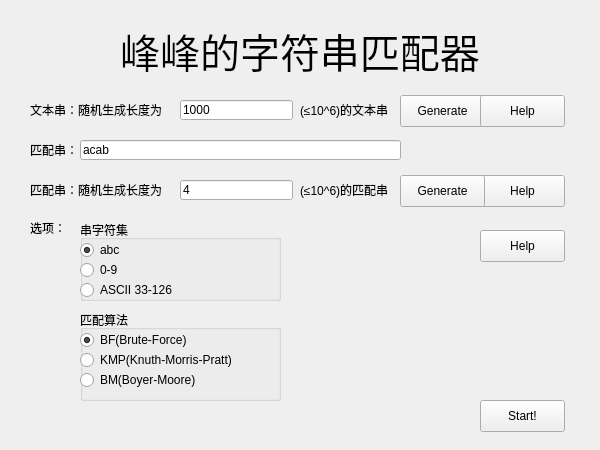
<?xml version="1.0" encoding="UTF-8"?>
<ui version="4.0">
 <class>MainWindow</class>
 <widget class="QMainWindow" name="MainWindow">
  <property name="geometry">
   <rect>
    <x>0</x>
    <y>0</y>
    <width>600</width>
    <height>450</height>
   </rect>
  </property>
  <property name="sizePolicy">
   <sizepolicy hsizetype="Fixed" vsizetype="Fixed">
    <horstretch>0</horstretch>
    <verstretch>0</verstretch>
   </sizepolicy>
  </property>
  <property name="windowTitle">
   <string>MainWindow</string>
  </property>
  <widget class="QWidget" name="centralWidget">
   <widget class="QLabel" name="label">
    <property name="geometry">
     <rect>
      <x>100</x>
      <y>0</y>
      <width>400</width>
      <height>100</height>
     </rect>
    </property>
    <property name="font">
     <font>
      <pointsize>30</pointsize>
     </font>
    </property>
    <property name="text">
     <string>峰峰的字符串匹配器</string>
    </property>
    <property name="alignment">
     <set>Qt::AlignCenter</set>
    </property>
   </widget>
   <widget class="QPushButton" name="buttonTextGenerate">
    <property name="geometry">
     <rect>
      <x>400</x>
      <y>95</y>
      <width>85</width>
      <height>32</height>
     </rect>
    </property>
    <property name="text">
     <string>Generate</string>
    </property>
   </widget>
   <widget class="QPushButton" name="buttonStart">
    <property name="geometry">
     <rect>
      <x>480</x>
      <y>400</y>
      <width>85</width>
      <height>32</height>
     </rect>
    </property>
    <property name="text">
     <string>Start!</string>
    </property>
   </widget>
   <widget class="QPushButton" name="buttonTextHelp">
    <property name="geometry">
     <rect>
      <x>480</x>
      <y>95</y>
      <width>85</width>
      <height>32</height>
     </rect>
    </property>
    <property name="text">
     <string>Help</string>
    </property>
   </widget>
   <widget class="QGroupBox" name="groupAlgorithm">
    <property name="geometry">
     <rect>
      <x>80</x>
      <y>310</y>
      <width>201</width>
      <height>91</height>
     </rect>
    </property>
    <property name="title">
     <string>匹配算法</string>
    </property>
    <widget class="QRadioButton" name="radioBF">
     <property name="geometry">
      <rect>
       <x>0</x>
       <y>20</y>
       <width>201</width>
       <height>20</height>
      </rect>
     </property>
     <property name="text">
      <string>BF(Brute-Force)</string>
     </property>
     <property name="checked">
      <bool>true</bool>
     </property>
    </widget>
    <widget class="QRadioButton" name="radioKMP">
     <property name="geometry">
      <rect>
       <x>0</x>
       <y>40</y>
       <width>201</width>
       <height>20</height>
      </rect>
     </property>
     <property name="text">
      <string>KMP(Knuth-Morris-Pratt)</string>
     </property>
    </widget>
    <widget class="QRadioButton" name="radioBM">
     <property name="geometry">
      <rect>
       <x>0</x>
       <y>60</y>
       <width>201</width>
       <height>20</height>
      </rect>
     </property>
     <property name="text">
      <string>BM(Boyer-Moore)</string>
     </property>
    </widget>
   </widget>
   <widget class="QGroupBox" name="groupSigma">
    <property name="geometry">
     <rect>
      <x>80</x>
      <y>220</y>
      <width>201</width>
      <height>81</height>
     </rect>
    </property>
    <property name="title">
     <string>串字符集</string>
    </property>
    <widget class="QRadioButton" name="radioSigma0">
     <property name="geometry">
      <rect>
       <x>0</x>
       <y>20</y>
       <width>201</width>
       <height>20</height>
      </rect>
     </property>
     <property name="text">
      <string>abc</string>
     </property>
     <property name="checked">
      <bool>true</bool>
     </property>
    </widget>
    <widget class="QRadioButton" name="radioSigma1">
     <property name="geometry">
      <rect>
       <x>0</x>
       <y>40</y>
       <width>201</width>
       <height>20</height>
      </rect>
     </property>
     <property name="text">
      <string>0-9</string>
     </property>
    </widget>
    <widget class="QRadioButton" name="radioSigma2">
     <property name="geometry">
      <rect>
       <x>0</x>
       <y>60</y>
       <width>201</width>
       <height>20</height>
      </rect>
     </property>
     <property name="text">
      <string>ASCII 33-126</string>
     </property>
    </widget>
   </widget>
   <widget class="QLabel" name="label_2">
    <property name="geometry">
     <rect>
      <x>30</x>
      <y>100</y>
      <width>151</width>
      <height>20</height>
     </rect>
    </property>
    <property name="text">
     <string>文本串：随机生成长度为</string>
    </property>
   </widget>
   <widget class="QLineEdit" name="lineTextSize">
    <property name="geometry">
     <rect>
      <x>180</x>
      <y>100</y>
      <width>113</width>
      <height>20</height>
     </rect>
    </property>
    <property name="text">
     <string>1000</string>
    </property>
   </widget>
   <widget class="QLabel" name="label_3">
    <property name="geometry">
     <rect>
      <x>300</x>
      <y>100</y>
      <width>101</width>
      <height>20</height>
     </rect>
    </property>
    <property name="text">
     <string>(≤10^6)的文本串</string>
    </property>
   </widget>
   <widget class="QLabel" name="label_5">
    <property name="geometry">
     <rect>
      <x>30</x>
      <y>180</y>
      <width>151</width>
      <height>20</height>
     </rect>
    </property>
    <property name="text">
     <string>匹配串：随机生成长度为</string>
    </property>
   </widget>
   <widget class="QLineEdit" name="lineMatchSize">
    <property name="geometry">
     <rect>
      <x>180</x>
      <y>180</y>
      <width>113</width>
      <height>20</height>
     </rect>
    </property>
    <property name="text">
     <string>4</string>
    </property>
   </widget>
   <widget class="QLineEdit" name="lineMatchString">
    <property name="geometry">
     <rect>
      <x>80</x>
      <y>140</y>
      <width>321</width>
      <height>20</height>
     </rect>
    </property>
    <property name="text">
     <string>acab</string>
    </property>
   </widget>
   <widget class="QLabel" name="label_6">
    <property name="geometry">
     <rect>
      <x>30</x>
      <y>140</y>
      <width>51</width>
      <height>20</height>
     </rect>
    </property>
    <property name="text">
     <string>匹配串：</string>
    </property>
   </widget>
   <widget class="QLabel" name="label_4">
    <property name="geometry">
     <rect>
      <x>300</x>
      <y>180</y>
      <width>101</width>
      <height>20</height>
     </rect>
    </property>
    <property name="text">
     <string>(≤10^6)的匹配串</string>
    </property>
   </widget>
   <widget class="QLabel" name="label_7">
    <property name="geometry">
     <rect>
      <x>30</x>
      <y>220</y>
      <width>41</width>
      <height>16</height>
     </rect>
    </property>
    <property name="text">
     <string>选项：</string>
    </property>
   </widget>
   <widget class="QPushButton" name="buttonMatchHelp">
    <property name="geometry">
     <rect>
      <x>480</x>
      <y>175</y>
      <width>85</width>
      <height>32</height>
     </rect>
    </property>
    <property name="text">
     <string>Help</string>
    </property>
   </widget>
   <widget class="QPushButton" name="buttonMatchGenerate">
    <property name="geometry">
     <rect>
      <x>400</x>
      <y>175</y>
      <width>85</width>
      <height>32</height>
     </rect>
    </property>
    <property name="text">
     <string>Generate</string>
    </property>
   </widget>
   <widget class="QPushButton" name="buttonSigmaHelp">
    <property name="geometry">
     <rect>
      <x>480</x>
      <y>230</y>
      <width>85</width>
      <height>32</height>
     </rect>
    </property>
    <property name="text">
     <string>Help</string>
    </property>
   </widget>
  </widget>
 </widget>
 <layoutdefault spacing="6" margin="11"/>
 <resources/>
 <connections/>
</ui>
